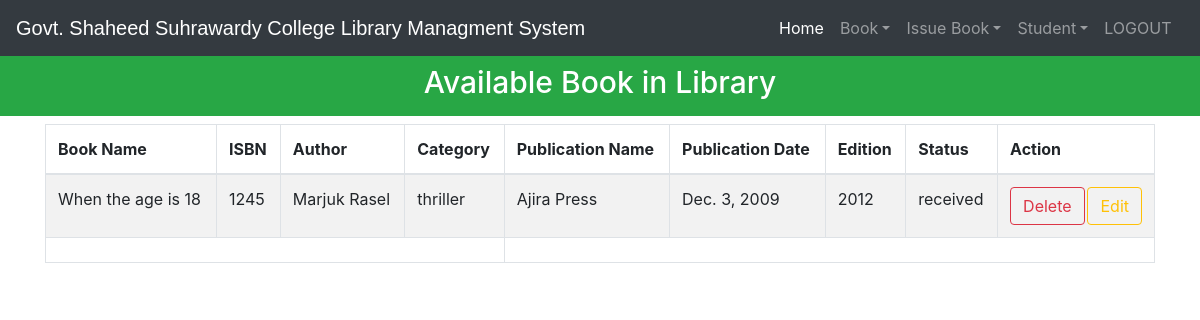
The app's page /viewbook (signed in), older data.
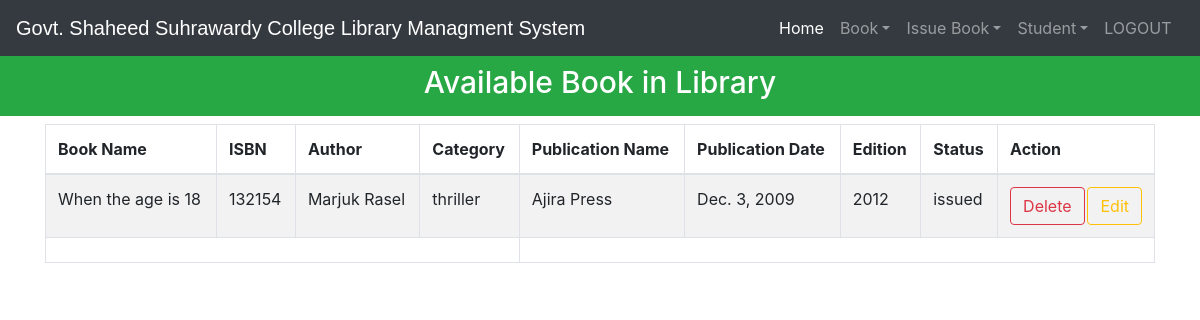
The same page, newer data.
### library/models.py (models this page shows, shortened)
class Book(models.Model):
    catchoice= [
        ('education', 'Education'),
        ('entertainment', 'Entertainment'),
        ('comics', 'Comics'),
        ('biography', 'Biography'),
        ('history', 'History'),
        ('novel', 'Novel'),
        ('fantasy', 'Fantasy'),
        ('thriller', 'Thriller'),
        ('romance', 'Romance'),
        ('scifi','Sci-Fi')
    ]
    status_choices = [
        ('received', 'Received'),
        ('issued', 'Issued'),
        ('pending','Pending'),
        ('return_requested', 'Return_Requested')
    ]
    my_primary_key = models.BigAutoField(primary_key=True)
    name=models.CharField(max_length=30)
    isbn=models.PositiveIntegerField()
    author=models.CharField(max_length=40)
    category=models.CharField(max_length=30,choices=catchoice,default='education')
    publication_name = models.CharField(max_length=50, blank=True)
    publication_date = models.DateField(null=True, blank=True)
    edition = models.PositiveIntegerField(null=True, blank=True)
    status = models.CharField(max_length=20, choices=status_choices, default='received')
    requested_by = models.ForeignKey(StudentExtra, on_delete=models.SET_NULL, null=True, blank=True)

### library/views.py (the view)
# urls.py: path('viewbook', views.viewbook_view),
@login_required(login_url='adminlogin')
@user_passes_test(is_admin)
def viewbook_view(request):
    books=models.Book.objects.all()
    return render(request,'library/viewbook.html',{'books':books})

### library/views.py (called while the page is built)
def is_admin(user):
    return user.groups.filter(name='ADMIN').exists()

### templates/library/viewbook.html (shortened to what this page needs)
<!DOCTYPE html>
<html lang="en" dir="ltr">
  <head>
  </head>
  <body>
    {% include "library/navbaradmin.html" %}
    <br>
    <br>
    <h3 class="p-3 mb-2 bg-success text-white" style = 'font-size: 30px;text-align:center;'>Available Book in Library</h3>
{% if books%}
  <div class="container">
    <table class="table table-hover table-condensed table-striped table-bordered">
      <thead>
      <tr>
        <th>Book Name</th>
        <th>ISBN</th>
        <th>Author</th>
        <th>Category</th>
        <th>Publication Name</th>
        <th>Publication Date</th>
        <th>Edition</th>
        <th>Status</th>
        <th>Action</th>
      </tr>
      </thead>
      <tfoot>
      <tr>
      <td colspan="4" rowspan="4">
      </td>
      </tr>
      </tfoot>
      <tbody>
        {% for book in books %}
          <tr>
            <td>{{book.name}}</td>
            <td>{{book.isbn}}</td>
            <td>{{book.author}}</td>
            <td>{{book.category}}</td>
            <td>{{book.publication_name}}</td>
            <td>{{book.publication_date}}</td>
            <td>{{book.edition}}</td>
            <td>{{book.status}}</td>
            <td>
              <div class=btn-dlt-edt>
                <form action="{% url 'remove-book-admin' %}">
                  <button type="submit" pid="{{book.pk}}" class="btn btn-outline-danger">Delete</button>
                </form>
                <a href="{% url 'edit-book' book.pk %}" class="btn btn-outline-warning">Edit</a>
              </div>
            </td>
          </tr>
        {% endfor %}
      </tbody>
      </table>
  </div>
  {%else%}
  <h1>Have 0 book</h1>
{%endif%}
<br><br><br><br><br><br><br><br><br>
    {% include "library/footer.html" %}
  </body>
</html>

### templates/library/navbaradmin.html (shortened to what this page needs)
<!DOCTYPE html>
{% load static %}
<html lang="en">
<head>
<link rel="stylesheet" href="https://stackpath.bootstrapcdn.com/bootstrap/4.3.1/css/bootstrap.min.css">
<link rel="stylesheet" href="https://maxcdn.bootstrapcdn.com/font-awesome/4.7.0/css/font-awesome.min.css">
</head>
<body>
<div class="bs-example">
    <nav class="navbar navbar-expand-md bg-dark navbar-dark fixed-top">
        <a href="/" class="navbar-brand">Govt. Shaheed Suhrawardy College Library Managment System</a>
        <div class="collapse navbar-collapse justify-content-between" id="navbarCollapse">
            <div class="navbar-nav">
              <a href="/" class="nav-item nav-link active">Home</a>
                <div class="nav-item dropdown">
                  <a href="#" class="nav-link dropdown-toggle" data-toggle="dropdown">Book</a>
                </div>
                <div class="nav-item dropdown">
                  <a href="#" class="nav-link dropdown-toggle" data-toggle="dropdown">Issue Book</a>
                </div>
                <div class="nav-item dropdown">
                  <a href="#" class="nav-link dropdown-toggle" data-toggle="dropdown">Student</a>
                </div>
                <a href="{% url 'signout' %}" class="nav-item nav-link">LOGOUT</a> &nbsp
            </div>
        </div>
    </nav>
</div>
</body>
</html>

### templates/library/footer.html (shortened to what this page needs)
<!DOCTYPE html>
<html>
<head>
</head>
</html>

### templates/library/viewbook.html (style rules this page uses)
.btn-dlt-edt { display:flex; justify-content: space-between; }

### templates/library/navbaradmin.html (style rules this page uses)
.bs-example { margin: 0px; }
.navbar-brand { font-size: 20px; font-family: sans-serif; }

Row changes from the older to the newer data that the page shows:
changed Book "When the age is 18": isbn "1245" → "132154"; status "received" → "issued"
